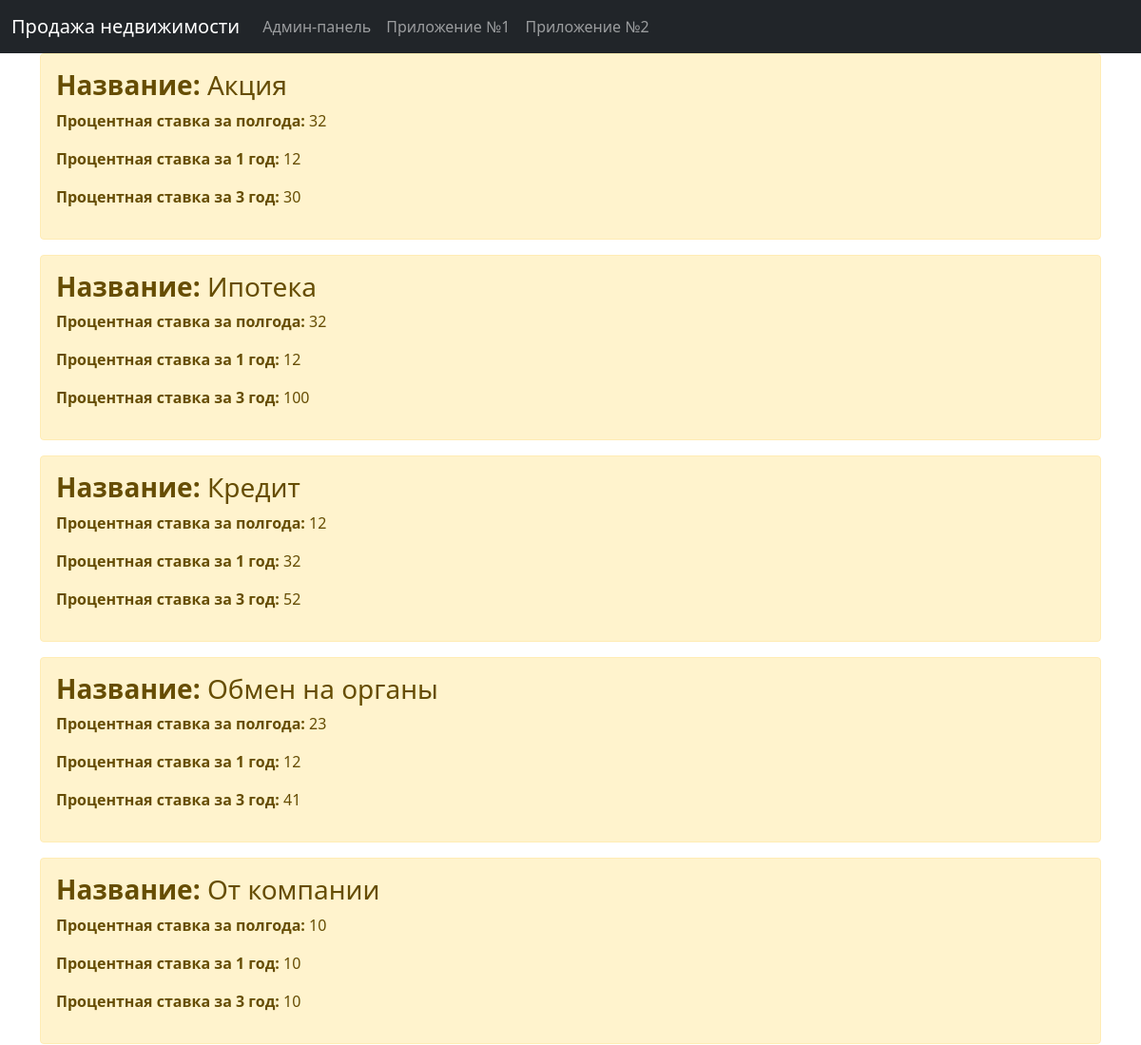
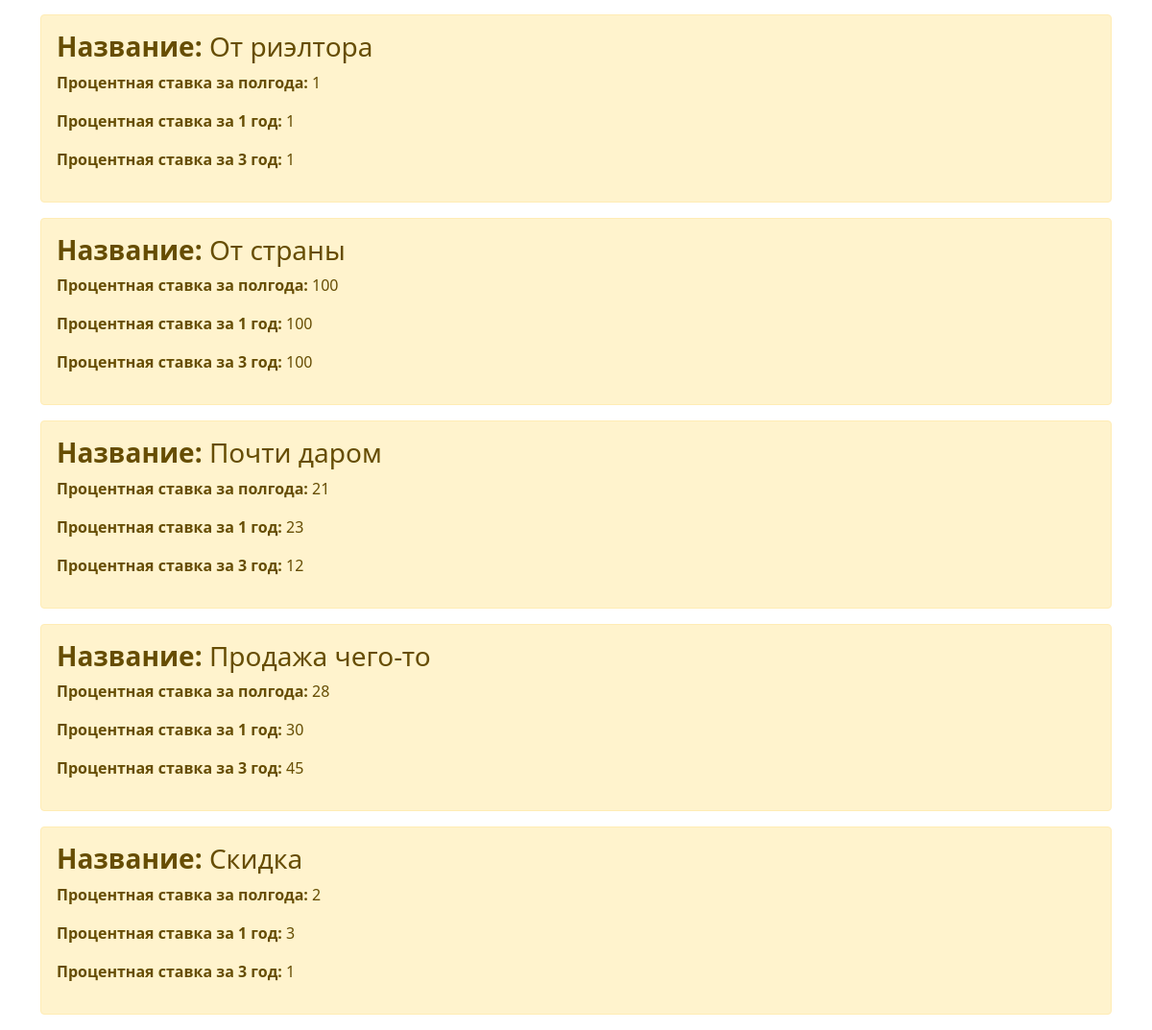
The page /api/vl/data/logic2 on the database its author committed (2 pictures, top to bottom).
### projectApp/models.py (models this page shows, shortened)
class Tariphy(models.Model):
  id = models.AutoField(primary_key=True)
  name = models.CharField("Название", max_length=50)
  stavka_polgoda = models.IntegerField("Процентная ставка за полгода", max_length=3)
  stavka_god = models.IntegerField("Процентная ставка за 1 год", max_length=3)
  stavka_tri = models.IntegerField("Процентная ставка за 3 год", max_length=3)
  class Meta:
    ordering = ('name', 'stavka_polgoda', 'stavka_god', 'stavka_tri')
    verbose_name = "Тарифы"
    verbose_name_plural = "Тарифы"

### projectApp/views.py (the view)
# urls.py: path('logic2', logic2),
def logic2(request):
  to = Tariphy.objects.all()
  return render(request, "projectApp/second.html", {"to": to})

### projectApp/templates/projectApp/second.html (shortened to what this page needs)
<!DOCTYPE html>
<html lang="en">
<head>
  <link href="https://cdn.jsdelivr.net/npm/bootstrap@5.0.0-beta1/dist/css/bootstrap.min.css" rel="stylesheet">
</head>
<body>
  <nav class="navbar navbar-expand-lg navbar-dark bg-dark">
    <div class="container-fluid">
      <a class="navbar-brand" href="#">Продажа недвижимости</a>
      <div class="collapse navbar-collapse" id="navbarNav">
        <ul class="navbar-nav">
          <li class="nav-item">
            <a class="nav-link" href="/admin">Админ-панель</a>
          </li>
          <li class="nav-item">
            <a class="nav-link" href="/logic1">Приложение №1</a>
          </li>
          <li class="nav-item">
            <a class="nav-link" href="/logic2">Приложение №2</a>
          </li>
        </ul>
      </div>
    </div>
  </nav>
  <div class = "container">
    {% for el in to %}
      <div class = "alert alert-warning">
        <h3><b>Название:</b> {{el.name}}</h3>
        <p><b>Процентная ставка за полгода:</b> {{el.stavka_polgoda}}</p>
        <p><b>Процентная ставка за 1 год:</b> {{el.stavka_god}}</p>
        <p><b>Процентная ставка за 3 год:</b> {{el.stavka_tri}}</p>
      </div>
    {% endfor %}
  </div>
</body>
</html>

### rows shown on the page
Tariphy: name "Акция", stavka_polgoda "32", stavka_god "12", stavka_tri "30"
Tariphy: name "Ипотека", stavka_polgoda "32", stavka_god "12", stavka_tri "100"
Tariphy: name "Кредит", stavka_polgoda "12", stavka_god "32", stavka_tri "52"
Tariphy: name "Обмен на органы", stavka_polgoda "23", stavka_god "12", stavka_tri "41"
Tariphy: name "От компании", stavka_polgoda "10", stavka_god "10", stavka_tri "10"
Tariphy: name "От риэлтора", stavka_polgoda "1", stavka_god "1", stavka_tri "1"
Tariphy: name "От страны", stavka_polgoda "100", stavka_god "100", stavka_tri "100"
Tariphy: name "Почти даром", stavka_polgoda "21", stavka_god "23", stavka_tri "12"
Tariphy: name "Продажа чего-то", stavka_polgoda "28", stavka_god "30", stavka_tri "45"
Tariphy: name "Скидка", stavka_polgoda "2", stavka_god "3", stavka_tri "1"
